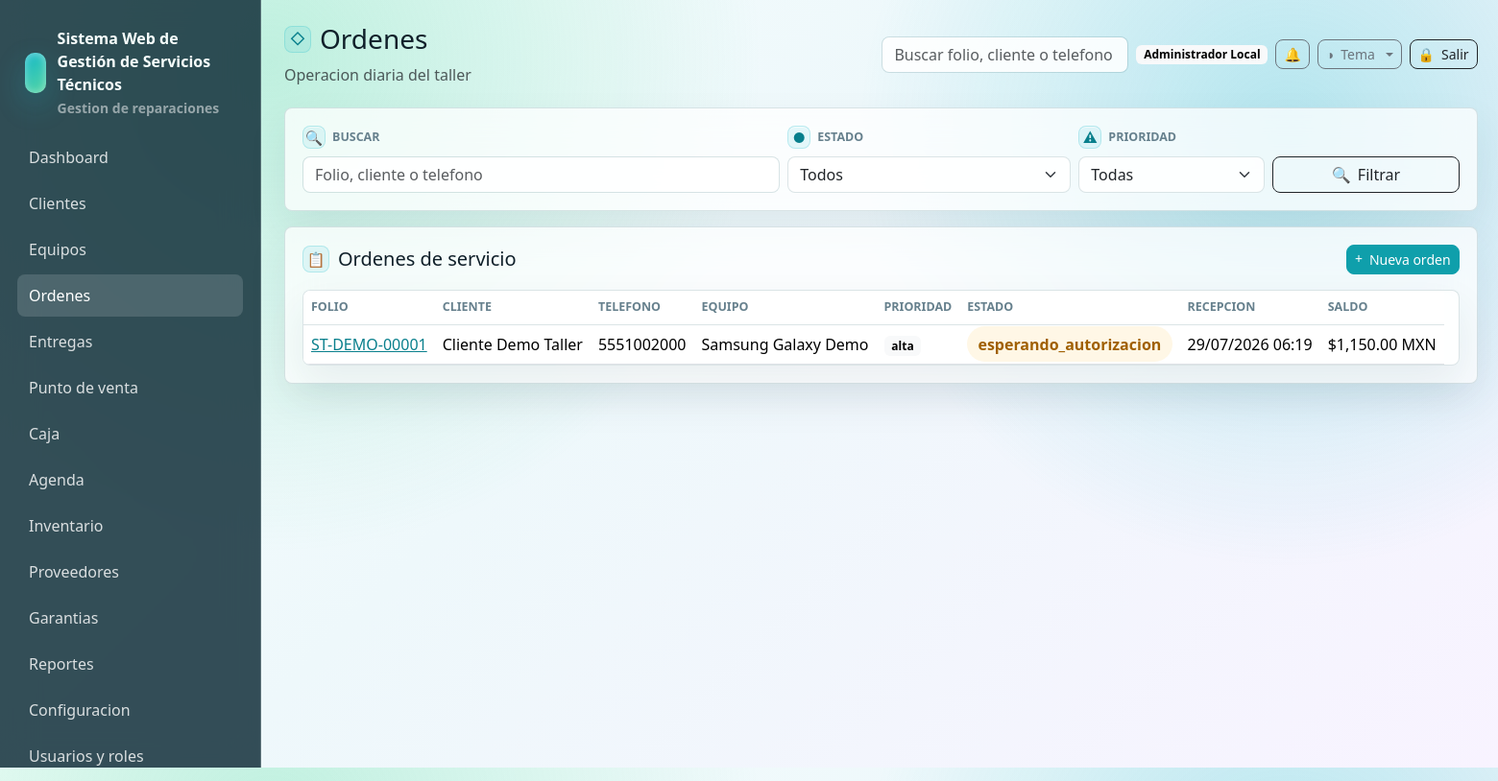
Page /ordenes (signed in) on the committed database.
### tables this page shows
CREATE TABLE users (
    id INT UNSIGNED AUTO_INCREMENT PRIMARY KEY,
    name VARCHAR(160) NOT NULL,
    email VARCHAR(190) NOT NULL UNIQUE,
    password VARCHAR(255) NOT NULL,
    phone VARCHAR(40) NULL,
    status ENUM('activo','inactivo','bloqueado') NOT NULL DEFAULT 'activo',
    last_login_at DATETIME NULL,
    created_at DATETIME NOT NULL DEFAULT CURRENT_TIMESTAMP,
    updated_at DATETIME NULL ON UPDATE CURRENT_TIMESTAMP,
    deleted_at DATETIME NULL
);

CREATE TABLE ordenes_servicio (
    id INT UNSIGNED AUTO_INCREMENT PRIMARY KEY,
    folio VARCHAR(60) NOT NULL UNIQUE,
    cliente_id INT UNSIGNED NOT NULL,
    equipo_id INT UNSIGNED NOT NULL,
    tecnico_id INT UNSIGNED NULL,
    recibido_por INT UNSIGNED NOT NULL,
    tipo_servicio VARCHAR(120) NOT NULL,
    falla_reportada TEXT NOT NULL,
    diagnostico_inicial TEXT NULL,
    prioridad ENUM('baja','normal','alta','urgente') NOT NULL DEFAULT 'normal',
    estado ENUM('recibida','en_revision','diagnosticada','esperando_autorizacion','autorizada','rechazada','en_reparacion','esperando_refaccion','reparada','no_reparable','lista_para_entrega','entregada','cancelada','garantia') NOT NULL DEFAULT 'recibida',
    fecha_recepcion DATETIME NOT NULL DEFAULT CURRENT_TIMESTAMP,
    fecha_estimada_entrega DATETIME NULL,
    fecha_real_entrega DATETIME NULL,
    costo_estimado DECIMAL(12,2) NOT NULL DEFAULT 0,
    costo_final DECIMAL(12,2) NOT NULL DEFAULT 0,
    anticipo DECIMAL(12,2) NOT NULL DEFAULT 0,
    saldo_pendiente DECIMAL(12,2) NOT NULL DEFAULT 0,
    garantia_ofrecida VARCHAR(160) NULL,
    observaciones_internas TEXT NULL,
    observaciones_cliente TEXT NULL,
    codigo_entrega VARCHAR(80) NULL UNIQUE,
    ubicacion_actual VARCHAR(120) NOT NULL DEFAULT 'Recepcion',
    token_publico VARCHAR(120) NOT NULL,
    firma_recepcion TEXT NULL,
    firma_entrega TEXT NULL,
    created_at DATETIME NOT NULL DEFAULT CURRENT_TIMESTAMP,
    updated_at DATETIME NULL ON UPDATE CURRENT_TIMESTAMP,
    deleted_at DATETIME NULL,
    CONSTRAINT fk_orden_cliente FOREIGN KEY (cliente_id) REFERENCES clientes(id),
    CONSTRAINT fk_orden_equipo FOREIGN KEY (equipo_id) REFERENCES equipos(id),
    CONSTRAINT fk_orden_tecnico FOREIGN KEY (tecnico_id) REFERENCES users(id) ON DELETE SET NULL,
    CONSTRAINT fk_orden_recibido FOREIGN KEY (recibido_por) REFERENCES users(id),
    INDEX idx_orden_folio (folio),
    INDEX idx_orden_cliente (cliente_id),
    INDEX idx_orden_equipo (equipo_id),
    INDEX idx_orden_estado (estado),
    INDEX idx_orden_codigo_entrega (codigo_entrega),
    INDEX idx_orden_tecnico (tecnico_id),
    INDEX idx_orden_fecha (fecha_recepcion)
);

CREATE TABLE clientes (
    id INT UNSIGNED AUTO_INCREMENT PRIMARY KEY,
    nombre_completo VARCHAR(190) NOT NULL,
    telefono VARCHAR(40) NOT NULL,
    whatsapp VARCHAR(40) NULL,
    email VARCHAR(190) NULL,
    domicilio VARCHAR(255) NULL,
    ciudad VARCHAR(120) NULL,
    estado VARCHAR(120) NULL,
    codigo_postal VARCHAR(20) NULL,
    rfc VARCHAR(20) NULL,
    notas_internas TEXT NULL,
    estatus ENUM('activo','inactivo') NOT NULL DEFAULT 'activo',
    created_at DATETIME NOT NULL DEFAULT CURRENT_TIMESTAMP,
    updated_at DATETIME NULL ON UPDATE CURRENT_TIMESTAMP,
    deleted_at DATETIME NULL,
    INDEX idx_clientes_nombre (nombre_completo),
    INDEX idx_clientes_telefono (telefono),
    INDEX idx_clientes_email (email)
);

CREATE TABLE equipos (
    id INT UNSIGNED AUTO_INCREMENT PRIMARY KEY,
    cliente_id INT UNSIGNED NOT NULL,
    tipo ENUM('celular','laptop','pc','consola','impresora','electrodomestico','herramienta','moto','otro') NOT NULL DEFAULT 'otro',
    marca_id INT UNSIGNED NULL,
    modelo_id INT UNSIGNED NULL,
    marca VARCHAR(120) NULL,
    modelo VARCHAR(120) NULL,
    numero_serie VARCHAR(120) NULL,
    imei VARCHAR(80) NULL,
    color VARCHAR(80) NULL,
    password_equipo VARCHAR(120) NULL,
    accesorios_recibidos TEXT NULL,
    estado_fisico TEXT NULL,
    observaciones TEXT NULL,
    created_at DATETIME NOT NULL DEFAULT CURRENT_TIMESTAMP,
    updated_at DATETIME NULL ON UPDATE CURRENT_TIMESTAMP,
    deleted_at DATETIME NULL,
    CONSTRAINT fk_equipos_cliente FOREIGN KEY (cliente_id) REFERENCES clientes(id),
    CONSTRAINT fk_equipos_marca FOREIGN KEY (marca_id) REFERENCES equipo_marcas(id) ON DELETE SET NULL,
    CONSTRAINT fk_equipos_modelo FOREIGN KEY (modelo_id) REFERENCES equipo_modelos(id) ON DELETE SET NULL,
    INDEX idx_equipos_cliente (cliente_id),
    INDEX idx_equipos_marca (marca_id),
    INDEX idx_equipos_modelo (modelo_id),
    INDEX idx_equipos_tipo (tipo),
    INDEX idx_equipos_serie (numero_serie),
    INDEX idx_equipos_imei (imei)
);

### resources/views/ordenes/index.php (the view, shortened to what the rows shown need)
<div class="glass-card mb-3">
    <form class="row g-2 align-items-end">
        <div class="col-md-5">
            <label class="form-label" data-icon="&#128269;">Buscar</label>
            <input class="form-control" name="q" value="<?= e($_GET['q'] ?? '') ?>" placeholder="Folio, cliente o telefono" data-table-search-source>
        </div>
        <div class="col-md-3">
            <label class="form-label" data-icon="&#9679;">Estado</label>
            <select class="form-select" name="estado">
                <option value="">Todos</option>
            </select>
        </div>
        <div class="col-md-2">
            <label class="form-label" data-icon="&#9888;">Prioridad</label>
            <select class="form-select" name="prioridad">
                <option value="">Todas</option>
            </select>
        </div>
        <div class="col-md-2 d-grid">
            <button class="btn btn-outline-dark" data-icon="&#128269;">Filtrar</button>
        </div>
    </form>
</div>
<div class="glass-card">
    <div class="d-flex justify-content-between align-items-center mb-3">
        <h2 class="h5 mb-0" data-icon="&#128203;">Ordenes de servicio</h2>
        <a class="btn btn-primary btn-sm" data-icon="&#43;" href="<?= e(url('/ordenes/create')) ?>">Nueva orden</a>
    </div>
    <div class="table-wrap">
        <table class="table align-middle">
            <thead><tr><th>Folio</th><th>Cliente</th><th>Telefono</th><th>Equipo</th><th>Prioridad</th><th>Estado</th><th>Recepcion</th><th>Saldo</th></tr></thead>
            <tbody>
            <?php foreach ($ordenes as $orden): ?>
                <tr>
                    <td><a href="<?= e(url('/ordenes/' . $orden['id'])) ?>"><?= e($orden['folio']) ?></a></td>
                    <td><?= e($orden['cliente_nombre']) ?></td>
                    <td><?= e($orden['cliente_telefono']) ?></td>
                    <td><?= e(trim($orden['equipo_marca'] . ' ' . $orden['equipo_modelo']) ?: $orden['equipo_tipo']) ?></td>
                    <td><span class="badge text-bg-light"><?= e($orden['prioridad']) ?></span></td>
                    <td><span class="badge-state status-<?= e($orden['estado']) ?>"><?= e($orden['estado']) ?></span></td>
                    <td><?= e(fechaHumana($orden['fecha_recepcion'])) ?></td>
                    <td><?= e(formatearMoneda((float) $orden['saldo_pendiente'])) ?></td>
                </tr>
            <?php endforeach; ?>
            </tbody>
        </table>
    </div>
</div>

### app/Core/Router.php (shortened to what the rows shown need)
<?php
final class Router
{
    private array $routes = [];
    private function add(string $method, string $path, callable|array $handler): void
    {
        $pattern = preg_replace('#\{([a-zA-Z_][a-zA-Z0-9_]*)\}#', '(?P<$1>[^/]+)', $path);
        $this->routes[] = [
            'method' => $method,
            'path' => $path,
            'pattern' => '#^' . $pattern . '$#',
            'handler' => $handler,
        ];
    }
    public function dispatch(Request $request): void
    {
        foreach ($this->routes as $route) {
            if ($route['method'] !== $request->method()) {
                continue;
            }
            if (preg_match($route['pattern'], $request->path(), $matches)) {
                $params = array_filter($matches, 'is_string', ARRAY_FILTER_USE_KEY);
                $handler = $route['handler'];
                if (is_array($handler)) {
                    [$class, $method] = $handler;
                    $controller = new $class();
                    $controller->{$method}($request, ...array_values($params));
                    return;
                }
                return;
            }
        }
    }
}

### resources/views/layouts/app.php (shortened to what the rows shown need)
<?php
$user = Auth::user();
$appConfig = require BASE_PATH . '/config/app.php';
$systemName = (string) ($appConfig['name'] ?? 'Servicio Tecnico');
$businessLogo = '';
try {
    $cfg = new ConfiguracionService();
    $systemName = trim((string) $cfg->get('sistema.nombre', $systemName)) ?: $systemName;
    $businessLogo = config_asset_src((string) $cfg->get('negocio.logo_url', ''));
} catch (Throwable) {
    $businessLogo = '';
}
?>
<!doctype html>
<html lang="es">
<head>
    <link href="https://cdn.jsdelivr.net/npm/bootstrap@5.3.3/dist/css/bootstrap.min.css" rel="stylesheet">
    <link href="<?= e(asset('css/app.css') . '?v=20260708-pos-modal-theme') ?>" rel="stylesheet">
    <link href="<?= e(asset('css/themes/crystal.css') . '?v=20260708-pos-modal-theme') ?>" rel="stylesheet">
    <link href="<?= e(asset('css/themes/dark.css') . '?v=20260708-pos-modal-theme') ?>" rel="stylesheet">
    <link href="<?= e(asset('css/themes/live.css') . '?v=20260708-pos-modal-theme') ?>" rel="stylesheet">
    <link href="<?= e(asset('css/themes/blueprint.css') . '?v=20260708-pos-modal-theme') ?>" rel="stylesheet">
</head>
<body>
<div class="app-shell">
    <aside class="sidebar" id="app-sidebar">
        <div class="brand">
            <?php if ($businessLogo !== ''): ?>
                <img class="brand-logo" src="<?= e($businessLogo) ?>" alt="<?= e($systemName) ?>">
            <?php else: ?>
                <div class="brand-mark"></div>
            <?php endif; ?>
            <div>
                <div><?= e($systemName) ?></div>
                <small class="text-white-50">Gestion de reparaciones</small>
            </div>
        </div>
        <nav class="nav flex-column">
            <?php foreach ([
                ['Dashboard', '/', 'dashboard'],
                ['Clientes', '/clientes', 'clientes'],
                ['Equipos', '/equipos', 'equipos'],
                ['Ordenes', '/ordenes', 'ordenes'],
                ['Entregas', '/entregas', 'ordenes'],
                ['Punto de venta', '/punto-venta', 'punto_venta'],
                ['Caja', '/caja', 'caja'],
                ['Agenda', '/agenda', 'agenda'],
                ['Inventario', '/inventario', 'inventario'],
                ['Proveedores', '/proveedores', 'proveedores'],
                ['Garantias', '/garantias', 'garantias'],
                ['Reportes', '/reportes', 'reportes'],
                ['Configuracion', '/configuracion', 'configuracion'],
                ['Usuarios y roles', '/usuarios', 'usuarios'],
                ['Licencia demo', '/licencia', 'licencias'],
            ] as [$label, $href, $module]): ?>
                <?php if (Auth::can($module, 'ver')): ?>
                    <a class="nav-link <?= e(is_active($href)) ?>" href="<?= e(url($href)) ?>"><?= e($label) ?></a>
                <?php endif; ?>
            <?php endforeach; ?>
        </nav>
    </aside>
    <main class="main">
        <header class="topbar">
            <div class="topbar-title">
                <h1 class="h3 mb-1" data-icon="&#9671;"><?= e($title ?? '') ?></h1>
                <div class="text-muted">Operacion diaria del taller</div>
            </div>
            <div class="d-flex align-items-center gap-2 topbar-actions">
                <form class="d-none d-md-block" action="<?= e(url('/ordenes')) ?>">
                    <input class="form-control" name="q" placeholder="Buscar folio, cliente o telefono">
                </form>
                <span class="badge text-bg-light topbar-user"><?= e($user['name'] ?? 'Usuario') ?></span>
                <div class="dropdown">
                    <button class="btn btn-outline-secondary btn-sm notif-bell" type="button" data-bs-toggle="dropdown" aria-expanded="false" aria-label="Notificaciones">
                        &#128276;
                    </button>
                </div>
                <div class="dropdown theme-switcher">
                    <button class="btn btn-outline-secondary btn-sm dropdown-toggle" type="button" data-bs-toggle="dropdown" aria-expanded="false" aria-label="Tema" data-icon="&#9681;"><span class="btn-label">Tema</span></button>
                </div>
                <form method="post" action="<?= e(url('/logout')) ?>">
                    <button class="btn btn-outline-dark btn-sm" aria-label="Salir" data-icon="&#128274;"><span class="btn-label">Salir</span></button>
                </form>
            </div>
        </header>
        <?= $content ?>
    </main>
</div>
</body>
</html>

### rows in the picture
users: name "Administrador Local"
ordenes_servicio: folio "ST-DEMO-00001", cliente.nombre_completo "Cliente Demo Taller", cliente.telefono "5551002000", equipo.modelo "Samsung Galaxy Demo", prioridad "alta", estado "esperando_autorizacion", fecha_recepcion "29/07/2026 06:19", saldo_pendiente "$1,150.00 MXN"

### other values in the picture
$systemName "Sistema Web de Gestión de Servicios Técnicos"
$label "Dashboard"
$label "Clientes"
$label "Equipos"
$label "Ordenes"
$label "Entregas"
$label "Punto de venta"
$label "Caja"
$label "Agenda"
$label "Inventario"
$label "Proveedores"
$label "Garantias"
$label "Reportes"
$label "Configuracion"
$label "Usuarios y roles"
